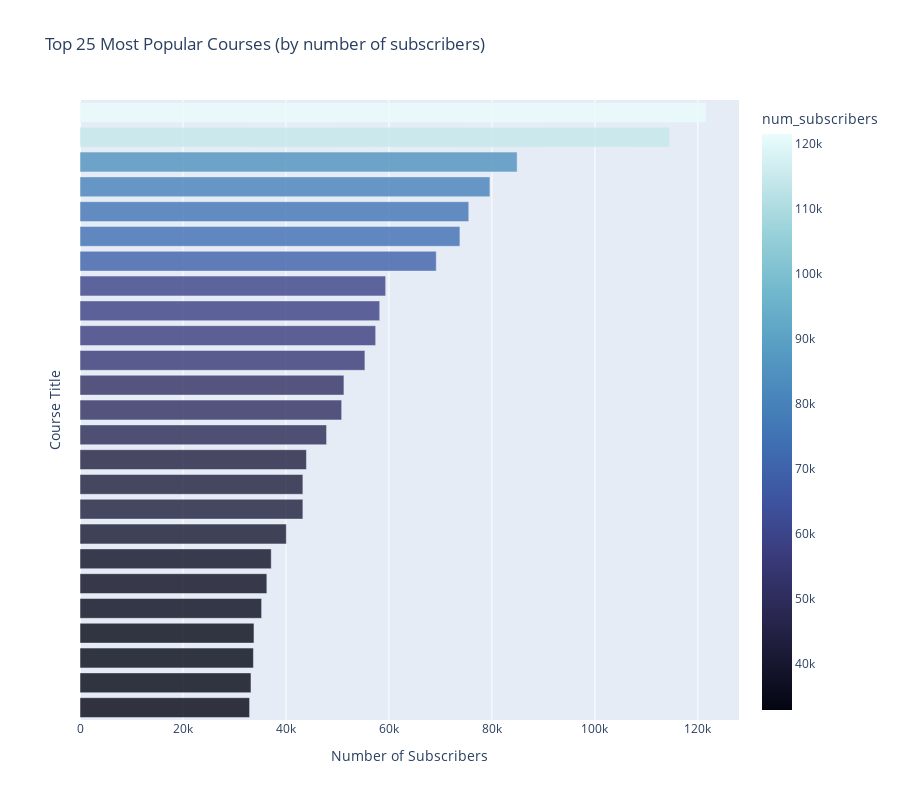

Write notebook code for a chart like this one.
### Markdown cell above
### VI. Most Popular Paid Courses
The table below shows the most popular paid courses in Udemy based on the number of subscribers

### Code cell
top25_paid = paid_courses_df.sort_values("num_subscribers", ascending=False)[0:25].sort_values("num_subscribers", ascending=True).reset_index(drop=True).reset_index()
fig = px.bar(top25_paid,
               y = 'index',
               x = 'num_subscribers',
               orientation = 'h',
               color = 'num_subscribers',
               hover_name  = 'course_title',
               title = 'Top 25 Most Popular Courses (by number of subscribers)',
               opacity = 0.8,
               color_continuous_scale = px.colors.sequential.ice,
               height = 800,
              )

fig.update_layout(showlegend = False)
fig.update_xaxes(title = 'Number of Subscribers')
fig.update_yaxes(title = 'Course Title',showticklabels=False)
fig.show()

### Figure 1 — Plotly figure (JSON) as saved in the notebook; plotly's stock layout.template omitted (floating-point values rounded to 4 significant figures)
{"data": [{"alignmentgroup": "True", "hovertemplate": "<b>%{hovertext}</b><br><br>num_subscribers=%{marker.color}<br>index=%{y}<extra></extra>", "hovertext": ["Complete Guitar System - Beginner to Advanced", "Logo Design Essentials ", "The Complete Ruby on Rails Developer Course", "Ultimate Web Designer & Developer Course: Build 23 Projects!", "Web Programming with Python", "Photoshop for Entrepreneurs - Design 11 Practical Projects", "The Complete Web Developer Masterclass: Beginner To Advanced", "Angular 2 with TypeScript for Beginners: The Pragmatic Guide", "Learn Web Designing & HTML5/CSS3 Essentials in 4-Hours", "Learn Web Designing & HTML5/CSS3 Essentials in 4-Hours", "Build Responsive Real World Websites with HTML5 and CSS3", "Learning Dynamic Website Design - PHP MySQL and JavaScript", "Modern React with Redux", "Build Websites from Scratch with HTML & CSS", "Complete PHP Course With Bootstrap3 CMS System & Admin Panel", "The Complete HTML & CSS Course - From Novice To Professional", "Learn and Understand NodeJS", "Learn and Understand AngularJS", "Become a Web Developer from Scratch", "Angular 4 (formerly Angular 2) - The Complete Guide", "Pianoforall - Incredible New Way To Learn Piano & Keyboard", "JavaScript: Understanding the Weird Parts", "Learn Javascript & JQuery From Scratch", "The Complete Web Developer Course 2.0", "The Web Developer Bootcamp"], "legendgroup": "", "marker": {"color": [32935, 33205, 33677, 33788, 35267, 36288, 37141, 40070, 43285, 43285, 43977, 47886, 50815, 51257, 55332, 57422, 58208, 59361, 69186, 73783, 75499, 79612, 84897, 114512, 121584], "coloraxis": "coloraxis", "opacity": 0.8, "pattern": {"shape": ""}}, "name": "", "offsetgroup": "", "orientation": "h", "showlegend": false, "textposition": "auto", "type": "bar", "x": [32935, 33205, 33677, 33788, 35267, 36288, 37141, 40070, 43285, 43285, 43977, 47886, 50815, 51257, 55332, 57422, 58208, 59361, 69186, 73783, 75499, 79612, 84897, 114512, 121584], "xaxis": "x", "y": [0, 1, 2, 3, 4, 5, 6, 7, 8, 9, 10, 11, 12, 13, 14, 15, 16, 17, 18, 19, 20, 21, 22, 23, 24], "yaxis": "y"}], "layout": {"barmode": "relative", "coloraxis": {"colorbar": {"title": {"text": "num_subscribers"}}, "colorscale": [[0, "rgb(3, 5, 18)"], [0.09091, "rgb(25, 25, 51)"], [0.1818, "rgb(44, 42, 87)"], [0.2727, "rgb(58, 60, 125)"], [0.3636, "rgb(62, 83, 160)"], [0.4545, "rgb(62, 109, 178)"], [0.5455, "rgb(72, 134, 187)"], [0.6364, "rgb(89, 159, 196)"], [0.7273, "rgb(114, 184, 205)"], [0.8182, "rgb(149, 207, 216)"], [0.9091, "rgb(192, 229, 232)"], [1, "rgb(234, 252, 253)"]]}, "height": 800, "legend": {"tracegroupgap": 0}, "showlegend": false, "title": {"text": "Top 25 Most Popular Courses (by number of subscribers)"}, "xaxis": {"anchor": "y", "domain": [0, 1], "title": {"text": "Number of Subscribers"}}, "yaxis": {"anchor": "x", "domain": [0, 1], "showticklabels": false, "title": {"text": "Course Title"}}}}
